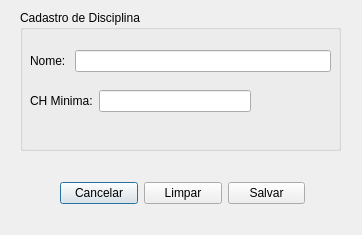
<?xml version="1.0" encoding="UTF-8"?>
<ui version="4.0">
  <class>formcaddis</class>
   <widget class="QDialog" name="formcaddis">
  <property name="geometry">
   <rect>
    <x>0</x>
    <y>0</y>
    <width>362</width>
    <height>235</height>
   </rect>
  </property>
  <property name="windowTitle">
   <string>Dialog</string>
  </property>
  <widget class="QGroupBox" name="groupBox">
   <property name="geometry">
    <rect>
     <x>20</x>
     <y>10</y>
     <width>321</width>
     <height>141</height>
    </rect>
   </property>
   <property name="title">
    <string>Cadastro de Disciplina</string>
   </property>
   <widget class="QWidget" name="layoutWidget">
    <property name="geometry">
     <rect>
      <x>10</x>
      <y>40</y>
      <width>301</width>
      <height>22</height>
     </rect>
    </property>
    <layout class="QHBoxLayout" name="horizontalLayout">
     <item>
      <widget class="QLabel" name="label">
       <property name="text">
        <string>Nome: </string>
       </property>
      </widget>
     </item>
     <item>
      <widget class="QLineEdit" name="leNome"/>
     </item>
    </layout>
   </widget>
   <widget class="QWidget" name="layoutWidget_3">
    <property name="geometry">
     <rect>
      <x>10</x>
      <y>80</y>
      <width>221</width>
      <height>22</height>
     </rect>
    </property>
    <layout class="QHBoxLayout" name="horizontalLayout_3">
     <item>
      <widget class="QLabel" name="label_3">
       <property name="text">
        <string>CH Minima:</string>
       </property>
      </widget>
     </item>
     <item>
      <widget class="QLineEdit" name="leCargaH"/>
     </item>
    </layout>
   </widget>
  </widget>
  <widget class="QWidget" name="layoutWidget_5">
   <property name="geometry">
    <rect>
     <x>60</x>
     <y>180</y>
     <width>245</width>
     <height>27</height>
    </rect>
   </property>
   <layout class="QHBoxLayout" name="horizontalLayout_10">
    <item>
     <widget class="QPushButton" name="btCancelar">
      <property name="text">
       <string>Cancelar</string>
      </property>
     </widget>
    </item>
    <item>
     <widget class="QPushButton" name="btLimpar">
      <property name="text">
       <string>Limpar</string>
      </property>
     </widget>
    </item>
    <item>
     <widget class="QPushButton" name="btSalvar">
      <property name="text">
       <string>Salvar</string>
      </property>
     </widget>
    </item>
   </layout>
  </widget>
 </widget>
 <resources/>
 <connections/>
</ui>
